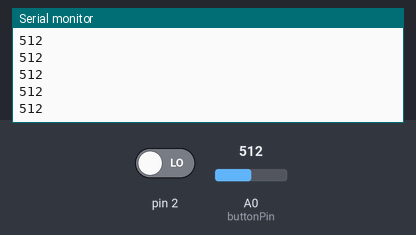
A sketch run on a simulated Arduino Uno, built with avr-gcc and run on an emulated ATmega328P. On the bench: the last lines printed to the serial monitor. Inputs (shaded band) come from the test bench; at power-on: A0 (buttonPin) = 512, pin 2 LOW.

Above: at 1.2 s.
1.3 s: A0 (buttonPin) set to 716
At 1.32 s:
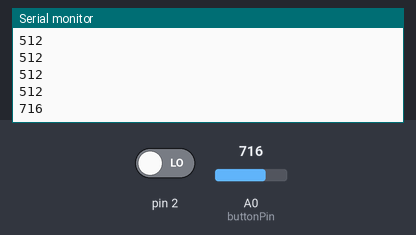
2.8 s: pin 2 driven HIGH
4.3 s: A0 (buttonPin) set to 900
At 4.34 s:
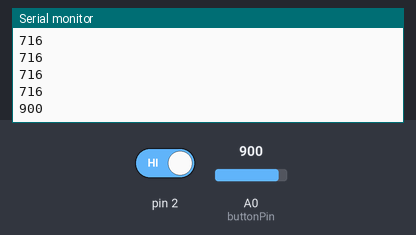
Timing chart, 0 to 7.3 s (numbered marks = the images above; inputs shaded):
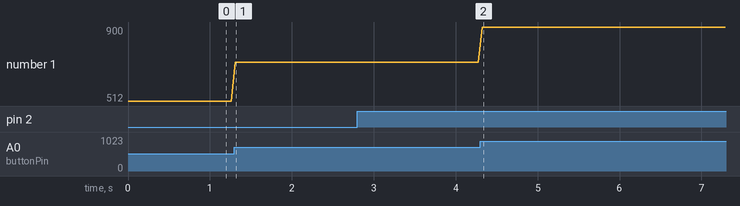

Measured:
- after the input at 1.3 s, the serial monitor: prints a new line at once (image 1)
- after the input at 4.3 s, the serial monitor: prints a new line at once (image 2)
- plotted number 1: 512 → 716 after the input at 1.3 s, 716 → 900 after the input at 4.3 s

The sketch:

main.ino
```cpp
const int buttonPin = 0;
int buttonState = 0;
String str;

void setup() {
  Serial.begin(9600);
  pinMode(buttonPin, INPUT);

  attachInterrupt(0, swap, RISING);
}

void swap(){
  buttonState = analogRead(buttonPin);

  if (buttonState >= 1000){str = "Кнопка 6";}
  if (buttonState >= 513 && buttonState < 1000){str = "Кнопка 5";}
  if (buttonState >= 300 && buttonState < 500){str = "Кнопка 4";}
  if (buttonState >= 250 && buttonState < 300){str = "Кнопка 3";}
  if (buttonState >= 200 && buttonState < 250){str = "Кнопка 2";}
  if (buttonState >= 150 && buttonState < 200){str = "Кнопка 1";}
  Serial.println(str);
}

void loop() {
 buttonState = analogRead(buttonPin);
 Serial.println(buttonState);
 delay(50);
}
```
